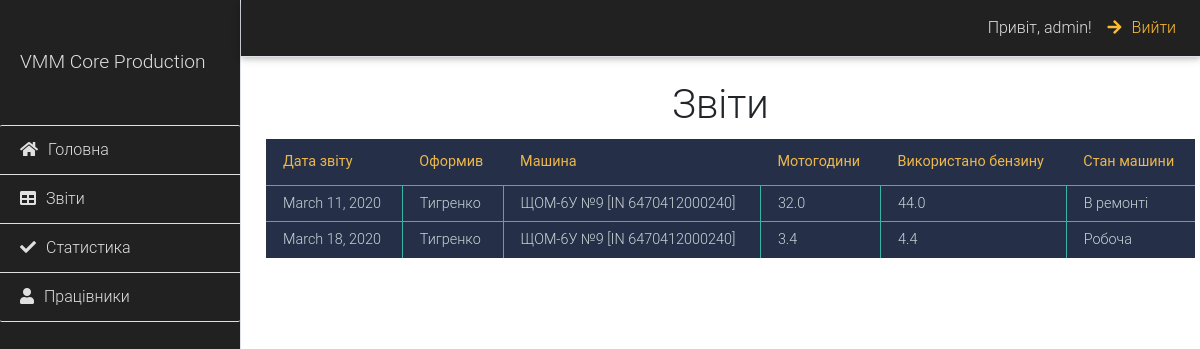
Screenshot of /director/reports/ (signed in) with the database file from the repository.
### engineer/models.py (models this page shows, shortened)
class Report(models.Model):
    filled_up = models.ForeignKey(SeniorDriver, on_delete=models.CASCADE)
    date_of_completion = models.DateTimeField(auto_now=True)
    date = models.DateField()
    motohour = models.FloatField()
    fuel = models.FloatField()
    machine = models.ForeignKey(Machine, on_delete=models.CASCADE)
    breakage = models.BooleanField(default=False)
    checked = models.BooleanField(blank=True, default=False)

### senior_driver/models.py (models this page shows, shortened)
class SeniorDriver(models.Model):
    user = models.OneToOneField(User, on_delete=models.CASCADE)
    date_of_birth = models.DateField(blank=True, null=False)
    brigade_name = models.CharField(blank=True, max_length=50)
    telephone1 = models.CharField(max_length=15, blank=True, default='')
    telephone2 = models.CharField(max_length=15, blank=True, default='')
    avatar = models.ImageField(blank=True, upload_to="employees")

### machines/models.py (models this page shows, shortened)
class Machine(models.Model):
    machine = models.ForeignKey('MachineName', on_delete=models.CASCADE)
    inventory_number = models.IntegerField()
    number_machine = models.CharField(max_length=30)
    year_of_commissioning = models.DateField(blank=True, null=True)
    rated_capacity = models.FloatField(blank=True, null=True)
    costs_at_rate = models.FloatField(blank=True, null=True)
    dizmaslo = models.FloatField(blank=True, null=True)
    diametr_wheel_pairs = models.CharField(max_length=30, blank=True, null=True)
    date_ost_kr = models.DateField(blank=True, null=True)
    initial_value = models.FloatField(blank=True, null=True)
    residual_value = models.FloatField(blank=True, null=True)
    depreciation_end_date = models.DateField(blank=True, null=True)
    breakage = models.BooleanField(default=False)
    breakage_date = models.DateField(blank=True, null=True)
    breakage_info = models.TextField(blank=True, null=True)
    brigade = models.ForeignKey(SeniorDriver, on_delete=models.CASCADE)
    def full_name(self):
        return f"{self.machine.name} №{self.number_machine} [IN {self.inventory_number}]"

class MachineName(models.Model):
    name = models.CharField(max_length=50)
    description = models.TextField(default='')
    image = models.ImageField(blank=True, upload_to="machines")

### director/views.py (the view)
# urls.py: path('reports/', views.show_reports, name='reports'),
def show_reports(request):
    if not request.user.is_authenticated:
        return redirect('mylogin')
    if not ('director.view_director' in request.user.get_group_permissions()):
        raise Http404("У Вас не має прав на перегляд цієї сторінки")
    context = {
        'reports': Report.objects.filter(checked=True)
    }
    return render(request, 'director/show_reports.html', context=context)

### templates/director/show_reports.html (shortened to what this page needs)
{% extends 'base.html' %}
{% block content %}
<div class="d-flex" id="wrapper">
    <div class="bg-dark border-right" id="sidebar-wrapper">
        <div class="sidebar-heading text-light py-5">VMM Core Production</div>
        <div class="list-group list-group-flush">
            <a href="{% url 'director:home-page' %}"
                class="list-group-item list-group-item-action bg-dark text-light border-light border-top"><i
                    class="fa fa-home"></i>Головна</a>
            <a href="{% url 'director:reports' %}"
                class="list-group-item list-group-item-action bg-dark text-light border-light"><i
                    class="fa fa-table"></i>Звіти</a>
            <a href="{% url 'director:statistics' %}"
                class="list-group-item list-group-item-action bg-dark text-light border-light"><i
                    class="fa fa-check"></i>Статистика</a>
            <a href="{% url 'director:employees' %}"
                class="list-group-item list-group-item-action bg-dark text-light border-light border-bottom"><i
                    class="fa fa-user"></i>Працівники</a>
        </div>
    </div>
    <div id="page-content-wrapper">
        <nav class="navbar navbar-expand-lg navbar-dark bg-dark border-bottom">
            <div class="collapse navbar-collapse" id="navbarSupportedContent">
                <ul class="navbar-nav ml-auto mt-2 mt-lg-0">
                    <a class="nav-link text-light" href="#">Привіт, {{ user.username }}!</a>
                    <a class="nav-link text-warning" href="{% url 'mylogout' %}"><i
                            class="fa fa-arrow-right"></i>Вийти</a>
                </ul>
            </div>
        </nav>
        <div class="container-fluid">
            <h1 class="mt-4 text-center">Звіти</h1>
            <div class="content-text">
                {% if reports %}
                <table class="table_dark">
                    <tr>
                        <th>Дата звіту</th>
                        <th>Оформив</th>
                        <th>Машина</th>
                        <th>Мотогодини</th>
                        <th>Використано бензину</th>
                        <th>Стан машини</th>
                    </tr>
                    {% for report in reports %}
                    <tr>
                        <td>{{ report.date }}</td>
                        <td>{{ report.filled_up.user.first_nama }} {{ report.filled_up.user.last_name }}</td>
                        <td>{{ report.machine.full_name }}</td>
                        <td>{{ report.motohour}}</td>
                        <td>{{ report.fuel }}</td>
                        <td>{% if report.breakage %}В ремонті{% else %}Робоча{% endif %}</td>
                    </tr>
                    {% endfor %}
                </table>
                {% endif%}
        </div>
    {% endblock %}

### templates/director/show_reports.html (style rules this page uses)
body { overflow-x: hidden; }
.fa { margin-right: 10px; }
#sidebar-wrapper { min-height: 100vh; margin-left: -15rem; -webkit-transition: margin .25s ease-out; -moz-transition: margin .25s ease-out; -o-transition: margin .25s ease-out; transition: margin .25s ease-out; }
#sidebar-wrapper .sidebar-heading { padding: 0.875rem 1.25rem; font-size: 1.2rem; }
#sidebar-wrapper .list-group { width: 15rem; }
#page-content-wrapper { min-width: 100vw; }
@media (min-width: 768px) { #sidebar-wrapper { margin-left: 0; } }
@media (min-width: 768px) { #page-content-wrapper { min-width: 0; width: 100%; } }
.table_dark { font-size: 14px; width: 100%; text-align: left; border-collapse: collapse; background: #252F48; margin: 10px; }
.table_dark th { color: #EDB749; border-bottom: 1px solid #37B5A5; padding: 12px 17px; }
.table_dark td { color: #CAD4D6; border-bottom: 1px solid #37B5A5; border-right: 1px solid #37B5A5; padding: 7px 17px; }
.table_dark tr:last-child td { border-bottom: none; }
.table_dark td:last-child { border-right: none; }

### rows the page displays
Report: date "March 11, 2020", filled_up.user.last_name "Тигренко", machine.full_name "ЩОМ-6У №9 [IN 6470412000240]", motohour "32.0", fuel "44.0", breakage "В ремонті"
Report: date "March 18, 2020", filled_up.user.last_name "Тигренко", machine.full_name "ЩОМ-6У №9 [IN 6470412000240]", motohour "3.4", fuel "4.4", breakage "Робоча"

### other values shown
{{ user.username }} "admin"
